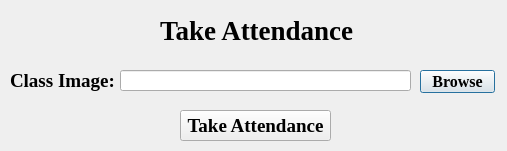
<?xml version="1.0" encoding="UTF-8"?>
<ui version="4.0">
 <class>Dialog</class>
 <widget class="QDialog" name="Dialog">
  <property name="geometry">
   <rect>
    <x>0</x>
    <y>0</y>
    <width>507</width>
    <height>151</height>
   </rect>
  </property>
  <property name="windowTitle">
   <string>Dialog</string>
  </property>
  <widget class="QLabel" name="label">
   <property name="geometry">
    <rect>
     <x>160</x>
     <y>20</y>
     <width>201</width>
     <height>21</height>
    </rect>
   </property>
   <property name="font">
    <font>
     <family>Times New Roman</family>
     <pointsize>20</pointsize>
     <weight>75</weight>
     <bold>true</bold>
    </font>
   </property>
   <property name="text">
    <string>Take Attendance</string>
   </property>
  </widget>
  <widget class="QLabel" name="label_2">
   <property name="geometry">
    <rect>
     <x>10</x>
     <y>70</y>
     <width>111</width>
     <height>21</height>
    </rect>
   </property>
   <property name="font">
    <font>
     <family>Times New Roman</family>
     <pointsize>14</pointsize>
     <weight>75</weight>
     <bold>true</bold>
    </font>
   </property>
   <property name="text">
    <string>Class Image:</string>
   </property>
  </widget>
  <widget class="QLineEdit" name="classImage">
   <property name="geometry">
    <rect>
     <x>120</x>
     <y>70</y>
     <width>291</width>
     <height>21</height>
    </rect>
   </property>
  </widget>
  <widget class="QPushButton" name="browseButton">
   <property name="geometry">
    <rect>
     <x>420</x>
     <y>70</y>
     <width>75</width>
     <height>23</height>
    </rect>
   </property>
   <property name="font">
    <font>
     <family>Times New Roman</family>
     <pointsize>12</pointsize>
     <weight>75</weight>
     <bold>true</bold>
    </font>
   </property>
   <property name="text">
    <string>Browse</string>
   </property>
  </widget>
  <widget class="QPushButton" name="takeButton">
   <property name="geometry">
    <rect>
     <x>180</x>
     <y>110</y>
     <width>151</width>
     <height>31</height>
    </rect>
   </property>
   <property name="font">
    <font>
     <family>Times New Roman</family>
     <pointsize>14</pointsize>
     <weight>75</weight>
     <bold>true</bold>
    </font>
   </property>
   <property name="text">
    <string>Take Attendance</string>
   </property>
  </widget>
 </widget>
 <resources/>
 <connections/>
</ui>
